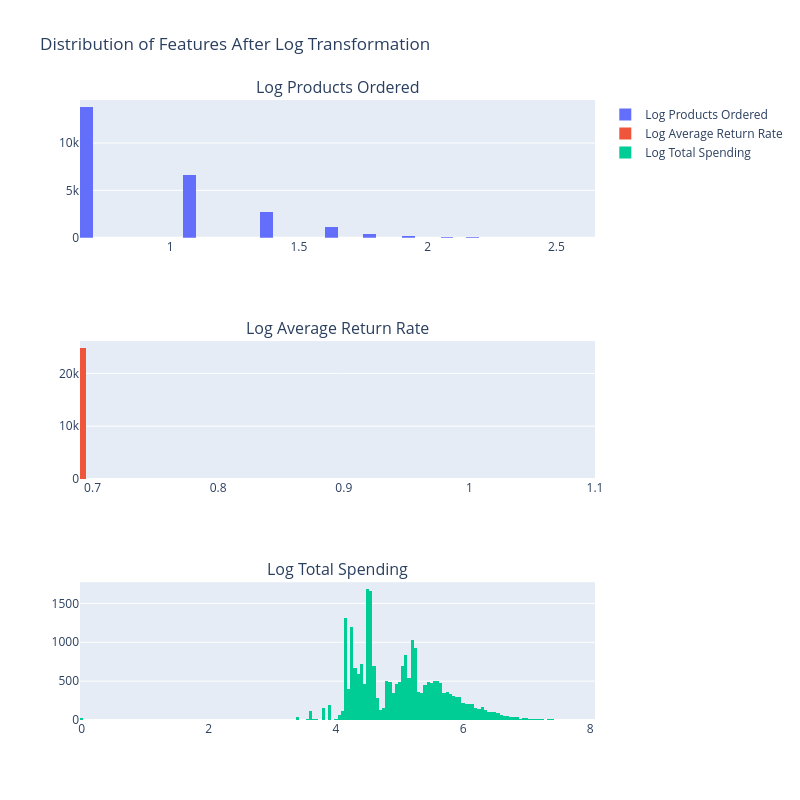

Notebook code cell kept with this figure:
### Code cell
# Visualizing Feature Distributions (After Log Transformation)


fig = make_subplots(rows = 3, cols = 1, subplot_titles = [
    "Log Products Ordered", "Log Average Return Rate", "Log Total Spending"
])

fig.add_trace(go.Histogram(x = customers["log_products_ordered"], name = "Log Products Ordered"), row = 1, col = 1)
fig.add_trace(go.Histogram(x = customers["log_average_return_rate"], name = "Log Average Return Rate"), row = 2, col = 1)
fig.add_trace(go.Histogram(x = customers["log_total_spending"], name = "Log Total Spending"), row = 3, col = 1)

fig.update_layout(height = 800, width = 800, title_text = "Distribution of Features After Log Transformation")
fig.show()

### Figure 1 — Plotly figure (JSON) as saved in the notebook; plotly's stock layout.template omitted (floating-point values rounded to 4 significant figures; data arrays with more than 128 entries replaced by an {"elided": "..."} marker saying what was removed)
{"data": [{"name": "Log Products Ordered", "type": "histogram", "x": {"elided": "24874 float values"}, "xaxis": "x", "yaxis": "y"}, {"name": "Log Average Return Rate", "type": "histogram", "x": {"elided": "24874 float values"}, "xaxis": "x2", "yaxis": "y2"}, {"name": "Log Total Spending", "type": "histogram", "x": {"elided": "24874 float values"}, "xaxis": "x3", "yaxis": "y3"}], "layout": {"annotations": [{"font": {"size": 16}, "showarrow": false, "text": "Log Products Ordered", "x": 0.5, "xanchor": "center", "xref": "paper", "y": 1, "yanchor": "bottom", "yref": "paper"}, {"font": {"size": 16}, "showarrow": false, "text": "Log Average Return Rate", "x": 0.5, "xanchor": "center", "xref": "paper", "y": 0.6111, "yanchor": "bottom", "yref": "paper"}, {"font": {"size": 16}, "showarrow": false, "text": "Log Total Spending", "x": 0.5, "xanchor": "center", "xref": "paper", "y": 0.2222, "yanchor": "bottom", "yref": "paper"}], "height": 800, "title": {"text": "Distribution of Features After Log Transformation"}, "width": 800, "xaxis": {"anchor": "y", "domain": [0, 1]}, "xaxis2": {"anchor": "y2", "domain": [0, 1]}, "xaxis3": {"anchor": "y3", "domain": [0, 1]}, "yaxis": {"anchor": "x", "domain": [0.7778, 1]}, "yaxis2": {"anchor": "x2", "domain": [0.3889, 0.6111]}, "yaxis3": {"anchor": "x3", "domain": [0, 0.2222]}}}
